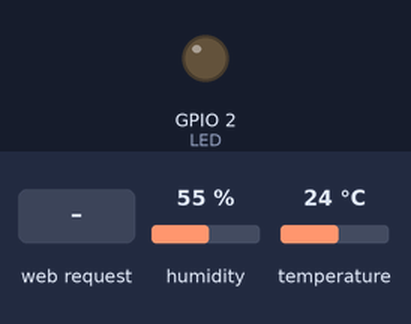
A sketch run on a simulated ESP8266 (NodeMCU). Parts: output pins drawn as LEDs (lit = HIGH). Inputs (shaded band) come from the test bench; at power-on: humidity 55 %, temperature 24 °C. WiFi joins after 1.5 s; servers stay silent unless stated; what the sketch prints to the serial monitor is not drawn.

Above: at 2.7 s.
2.8 s: HTTP request GET /readData received
At 3.1 s:
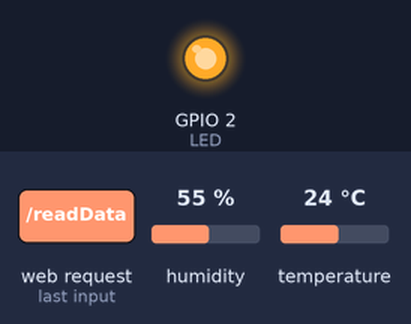
Timing chart, 0 to 5.8 s (numbered marks = the images above; inputs shaded):
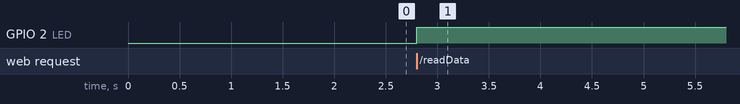

Measured:
- after the input at 2.8 s, GPIO 2 (LED): LOW → HIGH at once

The sketch:

DHT_With_InBuilt_ESP_WebServer.ino
```cpp
#include <ESP8266WiFi.h>
#include <WiFiClient.h>
#include <ESP8266WebServer.h>
#include "DHT.h"
//SSID and Password of your WiFi router
const char* ssid = "Your Wifi";
const char* password = "Your Password";
#define LED 2
#define DHTTYPE DHT11
uint8_t DHTPin = 4;
DHT dht(DHTPin, DHTTYPE);
float humidity, temperature;
ESP8266WebServer server(80);
const char MAIN_page[] PROGMEM = R"=====(
<!doctype html>
<html>
<head>
  <title>Data Logger</title>
  <h1 style="text-align:center; color:red;">Humidity And Temperature</h1>
  <h3 style="text-align:center;">ESP8266 Data Logger</h3>
  <style>
  canvas{
    -moz-user-select: none;
    -webkit-user-select: none;
    -ms-user-select: none;
  }
  /* Data Table Styling*/
  #dataTable {
    font-family: "Trebuchet MS", Arial, Helvetica, sans-serif;
    border-collapse: collapse;
    width: 100%;
    text-align: center;
  }
  #dataTable td, #dataTable th {
    border: 1px solid #ddd;
    padding: 8px;
  }
  #dataTable tr:nth-child(even){background-color: #f2f2f2;}
  #dataTable tr:hover {background-color: #ddd;}
  #dataTable th {
    padding-top: 12px;
    padding-bottom: 12px;
    text-align: center;
    background-color: #050505;
    color: white;
  }
  </style>
</head>
<body>
<div>
  <table id="dataTable">
    <tr><th>Time</th><th>Temperaure (&deg;C)</th><th>Humidity (%)</th></tr>
  </table>
</div>
<br>
<br>
<script>
var Tvalues = [];
var Hvalues = [];
var timeStamp = [];
setInterval(function() {
  // Call a function repetatively with 5 Second interval
  getData();
}, 5000); //5000mSeconds update rate
 function getData() {
  var xhttp = new XMLHttpRequest();
  xhttp.onreadystatechange = function() {
    if (this.readyState == 4 && this.status == 200) {
     //Push the data in array
  var time = new Date().toLocaleTimeString();
  var txt = this.responseText;
  var obj = JSON.parse(txt);
      Tvalues.push(obj.Temperature);
      Hvalues.push(obj.Humidity);
      timeStamp.push(time);
  //Update Data Table
    var table = document.getElementById("dataTable");
    var row = table.insertRow(1); //Add after headings
    var cell1 = row.insertCell(0);
    var cell2 = row.insertCell(1);
    var cell3 = row.insertCell(2);
    cell1.innerHTML = time;
    cell2.innerHTML = obj.Temperature;
    cell3.innerHTML = obj.Humidity;
    }
  };
  xhttp.open("GET", "readData", true); //Handle readData server on ESP8266
  xhttp.send();
}
</script>
</body>
</html>

)=====";


void handleRoot() {
 String s = MAIN_page; //Read HTML contents
 server.send(200, "text/html", s); //Send web page
}

void readData() {

 String data = "{\"Temperature\":\""+ String(temperature) +"\", \"Humidity\":\""+ String(humidity) +"\"}";
 digitalWrite(LED,!digitalRead(LED)); //Toggle LED on data request ajax
 server.send(200, "text/plane", data); //Send ADC value, temperature and humidity JSON to client ajax request
 delay(2000);
 temperature = dht.readTemperature();
 humidity = dht.readHumidity();
 Serial.print(humidity, 1);
 Serial.print(temperature, 1);
}

void setup ()
{
  Serial.begin(115200);
  Serial.println();
  pinMode(DHTPin, INPUT);
  dht.begin();

  WiFi.begin(ssid, password);     //Connect to your WiFi router
  Serial.println("");
  //Onboard LED port Direction output
  pinMode(LED,OUTPUT);

  // Wait for connection
  while (WiFi.status() != WL_CONNECTED) {
    delay(500);
    Serial.print(".");
  }

  //If connection successful show IP address in serial monitor
  Serial.println("");
  Serial.print("Connected to ");
  Serial.println(ssid);
  Serial.print("IP address: ");
  Serial.println(WiFi.localIP());  //IP address assigned to your ESP

  server.on("/", handleRoot);      //Which routine to handle at root location. This is display page
  server.on("/readData", readData); //This page is called by java Script AJAX

  server.begin();                  //Start server
  Serial.println("HTTP server started");
}

void loop(void){
  server.handleClient();          //Handle client requests
}
```
